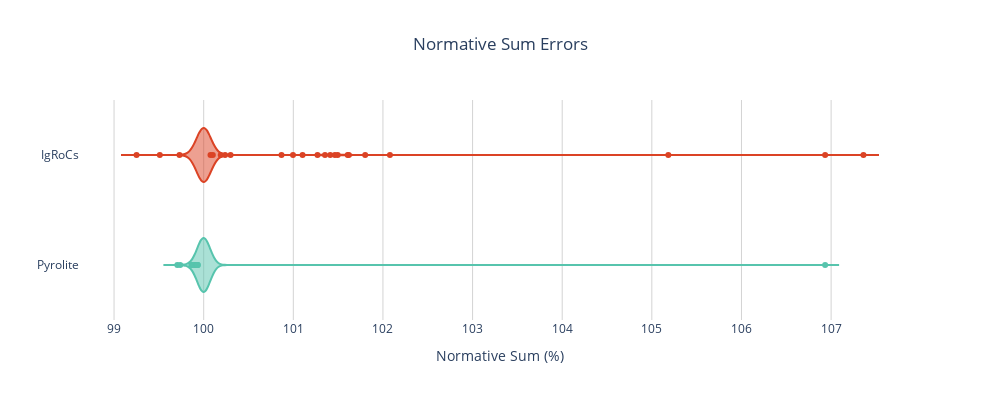

The code cell stored with this chart in its notebook:
### Code cell
data = []

data.append(
    go.Violin(
        x=web_norms_lemaitre[norm_minerals].sum(axis=1),
        name='webNORM',
        line_color='#57C4AD'
    )
)


data.append(
    go.Violin(
        x=igrocs_norms_lemaitre[norm_minerals].sum(axis=1),
        name='IgRoCs',
        line_color='#DB4325'

    )
)


fig=go.Figure(data=data)

fig.update_layout(height=400, width=1000, showlegend=False, title_text="Normative Sum Errors", plot_bgcolor='rgba(0,0,0,0)', title_x=0.5)

fig.update_xaxes(
                gridcolor='lightgrey',
                title='Normative Sum (%)'
                )

fig.show()
fig.write_image('Normative Sum Errors.svg')

### Figure 1 — Plotly figure (JSON) as saved in the notebook; plotly's stock layout.template omitted (floating-point values rounded to 4 significant figures; data arrays with more than 128 entries replaced by an {"elided": "..."} marker saying what was removed)
{"data": [{"line": {"color": "#57C4AD"}, "name": "Pyrolite", "type": "violin", "x": {"elided": "498 float values"}}, {"line": {"color": "#DB4325"}, "name": "IgRoCs", "type": "violin", "x": {"elided": "498 float values"}}], "layout": {"height": 400, "plot_bgcolor": "rgba(0,0,0,0)", "showlegend": false, "title": {"text": "Normative Sum Errors", "x": 0.5}, "width": 1000, "xaxis": {"gridcolor": "lightgrey", "title": {"text": "Normative Sum (%)"}}}}
